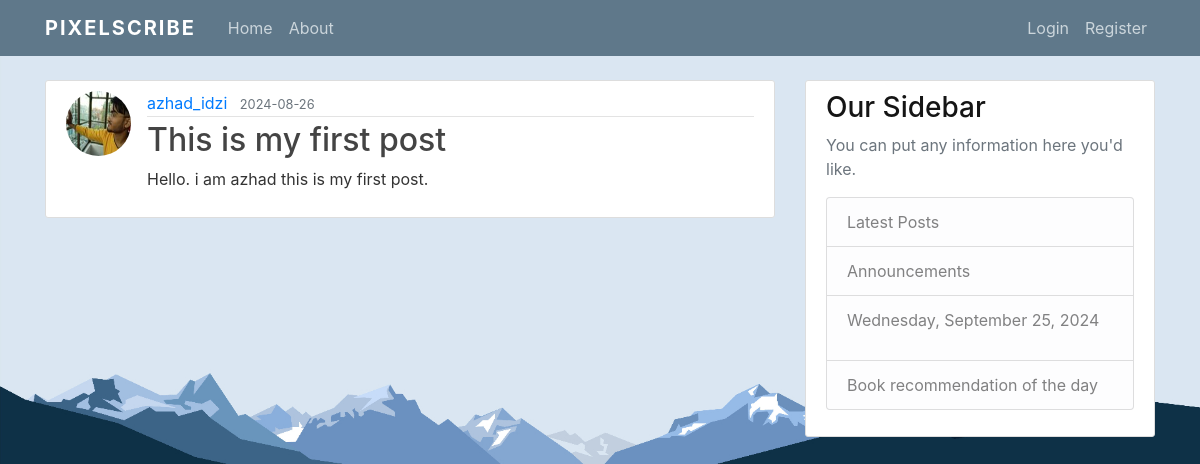
The app's page /post/4 with its own data.
### flaskblog/models.py (models this page shows, shortened)
class User(db.Model, UserMixin):
    id = db.Column(db.Integer, primary_key=True)
    username = db.Column(db.String(20), unique=True, nullable=False)
    email = db.Column(db.String(120), unique=True, nullable=False)
    image_file = db.Column(db.String(20), nullable=False, default='default.jpg')
    password = db.Column(db.String(60), nullable=False)
    posts = db.relationship('Post', backref='author', lazy=True)

class Post(db.Model):
    id = db.Column(db.Integer, primary_key=True)
    title = db.Column(db.String(100), nullable=False)
    date_posted = db.Column(db.DateTime, nullable=False, default=datetime.utcnow)
    content = db.Column(db.Text, nullable=False)
    user_id = db.Column(db.Integer, db.ForeignKey('user.id'), nullable=False)

### flaskblog/posts/routes.py (the view)
@posts.route("/post/<int:post_id>")
def post(post_id):
    post = Post.query.get_or_404(post_id)
    return render_template('post.html', title=post.title, post=post)

### flaskblog/templates/post.html (shortened to what this page needs)
{% extends "layout.html" %}
{% block content %}
  <article class="media content-section">
    <img class="rounded-circle article-img" src="{{ url_for('static', filename='profile_pics/' + post.author.image_file) }}">
    <div class="media-body">
      <div class="article-metadata">
        <a class="mr-2" href="{{ url_for('users.user_posts', username=post.author.username) }}">{{ post.author.username }}</a>
        <small class="text-muted">{{ post.date_posted.strftime('%Y-%m-%d') }}</small>
      </div>
      <h2 class="article-title">{{ post.title }}</h2>
      <p class="article-content">{{ post.content }}</p>
    </div>
  </article>
{% endblock content %}

### flaskblog/static/main.css (style rules this page uses)
body { background: #fafafa; color: #333333; margin-top: 5rem; background-size: cover; background-repeat: no-repeat; background-image: url(../static/download.jpg) ; }
h1, h2, h3, h4, h5, h6 { color: #151515; }
.content-section { background: #ffffff; padding: 10px 20px; border: 1px solid #dddddd; border-radius: 3px; margin-bottom: 20px; }
.article-title { color: #444444; }
.article-content { white-space: pre-line; }
.article-img { height: 65px; width: 65px; margin-right: 16px; }
.article-metadata { padding-bottom: 1px; margin-bottom: 4px; border-bottom: 1px solid #e3e3e3 }

### records on screen
User: image_file (picture), author.username "azhad_idzi"
Post: date_posted "2024-08-26", title "This is my first post", content "Hello. i am azhad this is my first post."
